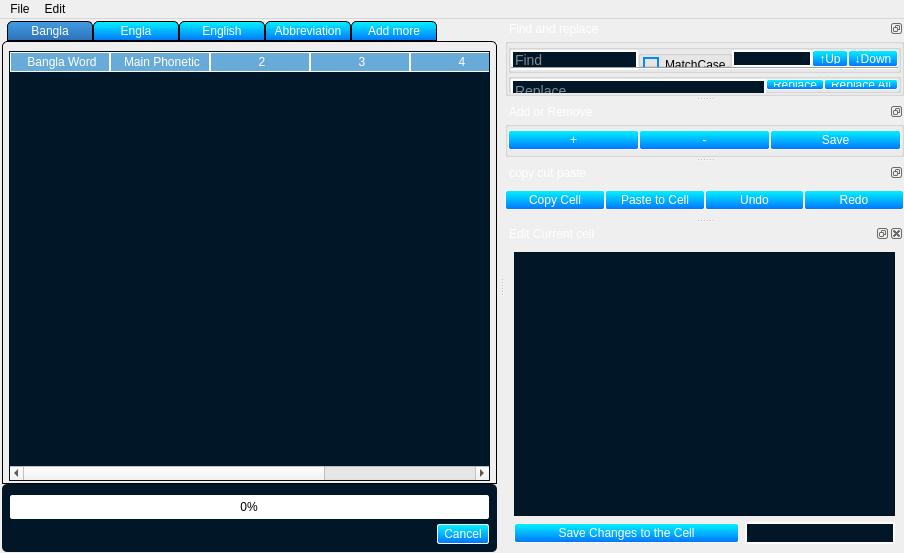
<?xml version="1.0" encoding="UTF-8"?>
<ui version="4.0">
 <class>MainWindow</class>
 <widget class="QMainWindow" name="MainWindow">
  <property name="geometry">
   <rect>
    <x>0</x>
    <y>0</y>
    <width>904</width>
    <height>553</height>
   </rect>
  </property>
  <property name="windowTitle">
   <string>Word manager</string>
  </property>
  <property name="styleSheet">
   <string notr="true">QPlainTextEdit{
	background-color: rgb(1, 22, 39);
	color: rgb(0, 255, 0);
	font: 57 14pt &quot;Hind Siliguri Medium&quot;;
}
QTabWidget::pane {
    border: 1px solid #000000;
    border-top-left-radius: 5px;
    border-top-right-radius: 5px;
}
QTabWidget::tab-bar {
    left: 5px;
}

QTabBar::tab {
	background-color:qlineargradient(spread:pad, x1:1, y1:0, x2:1, y2:1, stop:0 rgba(0, 244, 255, 255), stop:1 rgba(3, 115, 255, 255));
    border: 1px solid #000000;
    border-top-left-radius: 5px;
    border-top-right-radius: 5px;
    min-width: 80px;
    padding: 2px;
	color:white
}

QTabBar::tab:selected {
    background-color: QLinearGradient( x1: 0, y1: 0, x2: 0, y2: 1, stop: 0 #429de3, stop: 1 #2d70b8);
	color: rgb(255, 255, 255);
}

QTabBar::tab:hover {
	 background-color: qlineargradient(spread:pad, x1:0.505636, y1:0.221, x2:0.431818, y2:1, stop:0 rgba(89, 255, 255, 255), stop:1 rgba(60, 138, 255, 255));
color:black;
}
QLineEdit {
	background-color: rgb(1, 22, 39);    
    color: white;
    border: 2px solid white;
    font-size: 14px;
}
QLineEdit:focus {
    border: 2px solid #00bfff;
}
QLineEdit:hover {
	background-color: #000080;
}
QTableWidget {
    background-color: rgb(1, 22, 39);
    selection-background-color: #429de3;
	color:rgb(255, 255, 255);
	gridline-color:#00695C;
	font: 57 11pt &quot;Hind Siliguri Medium&quot;;
}
QTableWidget::item {
    color: white;
}
QTableWidget::item:hover {
    background-color: #6eb5d5;
    color: white;
}
QHeaderView::section {
	background-color: rgb(105, 171, 216);
    color: white;
    padding-left: 4px;
    border: 1px solid #ffffff;
}
QHeaderView::section:checked {
    background-color: #429de3;
    color: white;
}

QDockWidget {
	background-color: rgb(105, 171, 216);
    color: white;
    font-size: 12px;
    border: 2px solid white;
}

QScrollBar::handle:vertical { 
	background-color: rgb(0, 255, 0);
}

QScrollBar::handle:vertical:pressed {

  background: rgba(0, 0, 0, 0.8);
  border-radius: 6px;
}

QPushButton{
 padding-top:2px;
padding-bottom:2px;
 padding-left:6px;
padding-right:6px;
	font: 10pt &quot;MS Shell Dlg 2l&quot;;
background-color:qlineargradient(spread:pad, x1:1, y1:0, x2:1, y2:1, stop:0 rgba(0, 244, 255, 255), stop:1 rgba(3, 115, 255, 255));

border:1px solid rgb(253, 254, 254);
	color: rgb(255, 255, 255);
border-radius:2px;
}
QPushButton:hover{
color: qlineargradient(spread:pad, x1:0, y1:0, x2:1, y2:1, stop:0 rgba(63, 63, 63, 255), stop:1 rgba(33, 33, 33, 255));
 background-color: qlineargradient(spread:pad, x1:0.505636, y1:0.221, x2:0.431818, y2:1, stop:0 rgba(89, 255, 255, 255), stop:1 rgba(60, 138, 255, 255));

}
QPushButton:pressed{
background-color: qlineargradient(spread:pad, x1:0.767, y1:1, x2:1, y2:0, stop:0 rgba(0, 244, 255, 255), stop:1 rgba(3, 115, 255, 255));
}





</string>
  </property>
  <widget class="QWidget" name="centralwidget">
   <layout class="QGridLayout" name="gridLayout">
    <property name="leftMargin">
     <number>2</number>
    </property>
    <property name="topMargin">
     <number>2</number>
    </property>
    <property name="rightMargin">
     <number>2</number>
    </property>
    <property name="bottomMargin">
     <number>1</number>
    </property>
    <property name="horizontalSpacing">
     <number>4</number>
    </property>
    <property name="verticalSpacing">
     <number>0</number>
    </property>
    <item row="0" column="0">
     <widget class="QTabWidget" name="tabWidget">
      <property name="styleSheet">
       <string notr="true"/>
      </property>
      <property name="currentIndex">
       <number>0</number>
      </property>
      <widget class="QWidget" name="tab">
       <attribute name="title">
        <string>Bangla</string>
       </attribute>
       <layout class="QGridLayout" name="gridLayout_2">
        <property name="leftMargin">
         <number>6</number>
        </property>
        <property name="topMargin">
         <number>9</number>
        </property>
        <property name="rightMargin">
         <number>6</number>
        </property>
        <property name="bottomMargin">
         <number>2</number>
        </property>
        <property name="spacing">
         <number>2</number>
        </property>
        <item row="0" column="0" colspan="2">
         <widget class="QTableWidget" name="tableWidget">
          <property name="styleSheet">
           <string notr="true"/>
          </property>
          <column>
           <property name="text">
            <string>Bangla Word</string>
           </property>
          </column>
          <column>
           <property name="text">
            <string>Main Phonetic</string>
           </property>
          </column>
          <column>
           <property name="text">
            <string>2</string>
           </property>
          </column>
          <column>
           <property name="text">
            <string>3</string>
           </property>
          </column>
          <column>
           <property name="text">
            <string>4</string>
           </property>
          </column>
          <column>
           <property name="text">
            <string>ANSI</string>
           </property>
          </column>
         </widget>
        </item>
       </layout>
      </widget>
      <widget class="QWidget" name="tab_4">
       <attribute name="title">
        <string>Engla</string>
       </attribute>
       <layout class="QGridLayout" name="gridLayout_6">
        <item row="0" column="0">
         <widget class="QTableWidget" name="EnglaTableWidget">
          <column>
           <property name="text">
            <string>Engla Word</string>
           </property>
          </column>
          <column>
           <property name="text">
            <string>Main Word</string>
           </property>
          </column>
          <column>
           <property name="text">
            <string>Phonetic 2</string>
           </property>
          </column>
          <column>
           <property name="text">
            <string>Phonetic 3</string>
           </property>
          </column>
         </widget>
        </item>
       </layout>
      </widget>
      <widget class="QWidget" name="tab_2">
       <attribute name="title">
        <string>English</string>
       </attribute>
       <layout class="QGridLayout" name="gridLayout_3">
        <item row="0" column="0">
         <widget class="QTableWidget" name="EnglishTableWidget">
          <column>
           <property name="text">
            <string>Words</string>
           </property>
          </column>
          <column>
           <property name="text">
            <string>Abbreviation</string>
           </property>
          </column>
         </widget>
        </item>
       </layout>
      </widget>
      <widget class="QWidget" name="tab_3">
       <attribute name="title">
        <string>Abbreviation</string>
       </attribute>
       <layout class="QGridLayout" name="gridLayout_4">
        <item row="1" column="0" colspan="3">
         <widget class="QTableWidget" name="tableWidget_3">
          <column>
           <property name="text">
            <string>Abbreviations</string>
           </property>
          </column>
          <column>
           <property name="text">
            <string>Full Versions</string>
           </property>
          </column>
         </widget>
        </item>
       </layout>
      </widget>
      <widget class="QWidget" name="tab_5">
       <attribute name="title">
        <string>Add more</string>
       </attribute>
       <layout class="QGridLayout" name="gridLayout_10">
        <item row="0" column="0">
         <widget class="QFrame" name="frame">
          <property name="frameShape">
           <enum>QFrame::StyledPanel</enum>
          </property>
          <property name="frameShadow">
           <enum>QFrame::Raised</enum>
          </property>
          <layout class="QGridLayout" name="gridLayout_11">
           <item row="0" column="0">
            <widget class="QPlainTextEdit" name="plainTextEdit_2">
             <property name="styleSheet">
              <string notr="true">color: rgb(255, 255, 255);
font: 57 11pt &quot;Hind Siliguri Medium&quot;;</string>
             </property>
             <property name="plainText">
              <string/>
             </property>
             <property name="placeholderText">
              <string>paste multiple words or paragraphs here</string>
             </property>
            </widget>
           </item>
           <item row="1" column="0">
            <widget class="QPushButton" name="pushButton_3">
             <property name="text">
              <string>Detect New Words</string>
             </property>
            </widget>
           </item>
          </layout>
         </widget>
        </item>
       </layout>
      </widget>
     </widget>
    </item>
    <item row="1" column="0">
     <widget class="QGroupBox" name="ProgressGroupBox">
      <property name="styleSheet">
       <string notr="true">QGroupBox{
background-color: rgb(1, 22, 39);
border-radius:5px;
}
QPushButton{
 padding-top:2px;
padding-bottom:2px;
 padding-left:6px;
padding-right:6px;
	font: 10pt &quot;MS Shell Dlg 2l&quot;;
background-color:qlineargradient(spread:pad, x1:1, y1:0, x2:1, y2:1, stop:0 rgba(0, 244, 255, 255), stop:1 rgba(3, 115, 255, 255));

border:1px solid rgb(253, 254, 254);
	color: rgb(255, 255, 255);
border-radius:2px;
}
QPushButton:hover{
color: qlineargradient(spread:pad, x1:0, y1:0, x2:1, y2:1, stop:0 rgba(63, 63, 63, 255), stop:1 rgba(33, 33, 33, 255));
 background-color: qlineargradient(spread:pad, x1:0.505636, y1:0.221, x2:0.431818, y2:1, stop:0 rgba(89, 255, 255, 255), stop:1 rgba(60, 138, 255, 255));

}
QPushButton:pressed{
background-color: qlineargradient(spread:pad, x1:0.767, y1:1, x2:1, y2:0, stop:0 rgba(0, 244, 255, 255), stop:1 rgba(3, 115, 255, 255));
}</string>
      </property>
      <property name="title">
       <string/>
      </property>
      <layout class="QGridLayout" name="gridLayout_9">
       <property name="leftMargin">
        <number>5</number>
       </property>
       <property name="topMargin">
        <number>5</number>
       </property>
       <property name="rightMargin">
        <number>5</number>
       </property>
       <property name="bottomMargin">
        <number>5</number>
       </property>
       <property name="spacing">
        <number>5</number>
       </property>
       <item row="1" column="2">
        <widget class="QPushButton" name="CancelPushButton">
         <property name="enabled">
          <bool>false</bool>
         </property>
         <property name="text">
          <string>Cancel</string>
         </property>
        </widget>
       </item>
       <item row="1" column="1">
        <spacer name="horizontalSpacer">
         <property name="orientation">
          <enum>Qt::Horizontal</enum>
         </property>
         <property name="sizeHint" stdset="0">
          <size>
           <width>40</width>
           <height>20</height>
          </size>
         </property>
        </spacer>
       </item>
       <item row="1" column="0">
        <widget class="QLabel" name="Progresslabel">
         <property name="styleSheet">
          <string notr="true">color: rgb(255, 255, 255);
font: 57 9pt &quot;Hind Siliguri Medium&quot;, &quot;Kalpurush&quot;;
</string>
         </property>
         <property name="text">
          <string/>
         </property>
        </widget>
       </item>
       <item row="0" column="0" colspan="3">
        <widget class="QProgressBar" name="progressBar">
         <property name="styleSheet">
          <string notr="true">QProgressBar{
	border:1px solid white;
	border-radius: 2px;
	color: Black;
}
QProgressBar::chunk {
	background-color: qlineargradient(spread:pad, x1:0, y1:0, x2:0, y2:1, stop:0 rgba(0, 242, 255, 255), stop:1 rgba(27, 126, 255, 255));
	border-radius :6px;
}
</string>
         </property>
         <property name="value">
          <number>0</number>
         </property>
         <property name="alignment">
          <set>Qt::AlignCenter</set>
         </property>
        </widget>
       </item>
      </layout>
     </widget>
    </item>
   </layout>
  </widget>
  <widget class="QMenuBar" name="menuBar">
   <property name="geometry">
    <rect>
     <x>0</x>
     <y>0</y>
     <width>904</width>
     <height>21</height>
    </rect>
   </property>
   <widget class="QMenu" name="menuFile">
    <property name="title">
     <string>File</string>
    </property>
    <addaction name="actionOpen"/>
    <addaction name="actionAdd_Words_from_file"/>
    <addaction name="actionSave"/>
    <addaction name="actionSave_as"/>
   </widget>
   <widget class="QMenu" name="menuEdit">
    <property name="title">
     <string>Edit</string>
    </property>
    <addaction name="actionUndo"/>
    <addaction name="actionRedo"/>
    <addaction name="actionAdd"/>
    <addaction name="actionRemove"/>
    <addaction name="actionShowTextEditor"/>
    <addaction name="actionClear_Undo_List"/>
    <addaction name="actionTestBanglishAlgo"/>
   </widget>
   <addaction name="menuFile"/>
   <addaction name="menuEdit"/>
  </widget>
  <widget class="QDockWidget" name="dockWidget">
   <property name="minimumSize">
    <size>
     <width>304</width>
     <height>72</height>
    </size>
   </property>
   <property name="maximumSize">
    <size>
     <width>524287</width>
     <height>77</height>
    </size>
   </property>
   <property name="features">
    <set>QDockWidget::DockWidgetFloatable|QDockWidget::DockWidgetMovable</set>
   </property>
   <property name="windowTitle">
    <string>Find and replace</string>
   </property>
   <attribute name="dockWidgetArea">
    <number>2</number>
   </attribute>
   <widget class="QWidget" name="dockWidgetContents">
    <layout class="QVBoxLayout" name="verticalLayout_2">
     <property name="leftMargin">
      <number>0</number>
     </property>
     <property name="topMargin">
      <number>0</number>
     </property>
     <property name="rightMargin">
      <number>0</number>
     </property>
     <property name="bottomMargin">
      <number>0</number>
     </property>
     <item>
      <widget class="QGroupBox" name="groupBox_2">
       <property name="maximumSize">
        <size>
         <width>16777215</width>
         <height>1000</height>
        </size>
       </property>
       <property name="title">
        <string/>
       </property>
       <layout class="QGridLayout" name="gridLayout_7">
        <property name="leftMargin">
         <number>0</number>
        </property>
        <property name="topMargin">
         <number>0</number>
        </property>
        <property name="rightMargin">
         <number>0</number>
        </property>
        <property name="bottomMargin">
         <number>0</number>
        </property>
        <property name="spacing">
         <number>0</number>
        </property>
        <item row="0" column="0">
         <widget class="QGroupBox" name="groupBox">
          <property name="maximumSize">
           <size>
            <width>16777215</width>
            <height>200</height>
           </size>
          </property>
          <property name="title">
           <string/>
          </property>
          <layout class="QGridLayout" name="gridLayout_5">
           <property name="leftMargin">
            <number>0</number>
           </property>
           <property name="topMargin">
            <number>0</number>
           </property>
           <property name="rightMargin">
            <number>0</number>
           </property>
           <property name="bottomMargin">
            <number>0</number>
           </property>
           <property name="spacing">
            <number>0</number>
           </property>
           <item row="0" column="1">
            <widget class="QGroupBox" name="groupBox_4">
             <property name="minimumSize">
              <size>
               <width>85</width>
               <height>0</height>
              </size>
             </property>
             <property name="title">
              <string/>
             </property>
             <layout class="QVBoxLayout" name="verticalLayout_3">
              <property name="spacing">
               <number>0</number>
              </property>
              <property name="leftMargin">
               <number>2</number>
              </property>
              <property name="topMargin">
               <number>0</number>
              </property>
              <property name="rightMargin">
               <number>2</number>
              </property>
              <property name="bottomMargin">
               <number>0</number>
              </property>
              <item>
               <widget class="QCheckBox" name="MatchCaseCheckBox">
                <property name="minimumSize">
                 <size>
                  <width>0</width>
                  <height>18</height>
                 </size>
                </property>
                <property name="styleSheet">
                 <string notr="true">QCheckBox {
 background: transparent;
}

QCheckBox:disabled {
  background-color: #d3d3d3;
  border: 1px solid #808080;
  color: #808080;
}

QCheckBox::indicator {
  width: 12px;
  height: 12px;
	border: 2px solid rgb(2, 139, 255);
}

QCheckBox::indicator:unchecked {
  image: url(:/images/unchecked.png);
}

QCheckBox::indicator:unchecked:hover {
  image: url(:/images/unchecked_hover.png);
	background-color: rgb(0, 227, 255);
	 width: 14px;
  height: 14px;
}

QCheckBox::indicator:checked {
border: 2px solid green;
 image: url(Tic_seign.png);
}

QCheckBox::indicator:checked:hover {
  image: url(Tic_seign.png);
 width: 14px;
  height: 14px;
}
</string>
                </property>
                <property name="text">
                 <string>MatchCase</string>
                </property>
               </widget>
              </item>
             </layout>
            </widget>
           </item>
           <item row="0" column="0">
            <widget class="QLineEdit" name="lineEdit">
             <property name="minimumSize">
              <size>
               <width>0</width>
               <height>20</height>
              </size>
             </property>
             <property name="styleSheet">
              <string notr="true"/>
             </property>
             <property name="placeholderText">
              <string>Find</string>
             </property>
            </widget>
           </item>
           <item row="0" column="2">
            <widget class="QLineEdit" name="MatchedNumberLineEdit">
             <property name="maximumSize">
              <size>
               <width>80</width>
               <height>16777215</height>
              </size>
             </property>
            </widget>
           </item>
           <item row="0" column="4">
            <widget class="QPushButton" name="DownPushButton">
             <property name="maximumSize">
              <size>
               <width>50</width>
               <height>16777215</height>
              </size>
             </property>
             <property name="text">
              <string>↓Down</string>
             </property>
            </widget>
           </item>
           <item row="0" column="3">
            <widget class="QPushButton" name="UpPushButton">
             <property name="maximumSize">
              <size>
               <width>50</width>
               <height>16777215</height>
              </size>
             </property>
             <property name="text">
              <string>↑Up</string>
             </property>
            </widget>
           </item>
           <item row="1" column="0" colspan="5">
            <widget class="Line" name="line_2">
             <property name="orientation">
              <enum>Qt::Horizontal</enum>
             </property>
            </widget>
           </item>
          </layout>
         </widget>
        </item>
        <item row="0" column="1">
         <widget class="Line" name="line">
          <property name="orientation">
           <enum>Qt::Horizontal</enum>
          </property>
         </widget>
        </item>
        <item row="1" column="0">
         <widget class="QGroupBox" name="groupBox_5">
          <property name="minimumSize">
           <size>
            <width>0</width>
            <height>20</height>
           </size>
          </property>
          <property name="title">
           <string/>
          </property>
          <layout class="QHBoxLayout" name="horizontalLayout_3">
           <property name="spacing">
            <number>0</number>
           </property>
           <property name="leftMargin">
            <number>0</number>
           </property>
           <property name="topMargin">
            <number>0</number>
           </property>
           <property name="rightMargin">
            <number>0</number>
           </property>
           <property name="bottomMargin">
            <number>0</number>
           </property>
           <item>
            <widget class="QLineEdit" name="lineEdit_2">
             <property name="minimumSize">
              <size>
               <width>0</width>
               <height>23</height>
              </size>
             </property>
             <property name="styleSheet">
              <string notr="true"/>
             </property>
             <property name="placeholderText">
              <string>Replace</string>
             </property>
            </widget>
           </item>
           <item>
            <widget class="QPushButton" name="pushButton">
             <property name="text">
              <string>Replace</string>
             </property>
            </widget>
           </item>
           <item>
            <widget class="QPushButton" name="pushButton_2">
             <property name="text">
              <string>Replace All</string>
             </property>
            </widget>
           </item>
          </layout>
         </widget>
        </item>
       </layout>
      </widget>
     </item>
    </layout>
   </widget>
  </widget>
  <widget class="QDockWidget" name="dockWidget_6">
   <property name="minimumSize">
    <size>
     <width>200</width>
     <height>52</height>
    </size>
   </property>
   <property name="maximumSize">
    <size>
     <width>524287</width>
     <height>55</height>
    </size>
   </property>
   <property name="features">
    <set>QDockWidget::DockWidgetFloatable|QDockWidget::DockWidgetMovable</set>
   </property>
   <property name="windowTitle">
    <string>Add or Remove </string>
   </property>
   <attribute name="dockWidgetArea">
    <number>2</number>
   </attribute>
   <widget class="QWidget" name="dockWidgetContents_6">
    <layout class="QVBoxLayout" name="verticalLayout">
     <property name="spacing">
      <number>0</number>
     </property>
     <property name="leftMargin">
      <number>0</number>
     </property>
     <property name="topMargin">
      <number>0</number>
     </property>
     <property name="rightMargin">
      <number>0</number>
     </property>
     <property name="bottomMargin">
      <number>0</number>
     </property>
     <item>
      <widget class="QGroupBox" name="groupBox_3">
       <property name="title">
        <string/>
       </property>
       <layout class="QHBoxLayout" name="horizontalLayout">
        <property name="spacing">
         <number>0</number>
        </property>
        <property name="leftMargin">
         <number>0</number>
        </property>
        <property name="topMargin">
         <number>0</number>
        </property>
        <property name="rightMargin">
         <number>0</number>
        </property>
        <property name="bottomMargin">
         <number>0</number>
        </property>
        <item>
         <widget class="QPushButton" name="AddPushButton">
          <property name="text">
           <string>+</string>
          </property>
         </widget>
        </item>
        <item>
         <widget class="QPushButton" name="RemovePushButton">
          <property name="styleSheet">
           <string notr="true"/>
          </property>
          <property name="text">
           <string>-</string>
          </property>
         </widget>
        </item>
        <item>
         <widget class="QPushButton" name="SavePushButton">
          <property name="styleSheet">
           <string notr="true"/>
          </property>
          <property name="text">
           <string>Save</string>
          </property>
         </widget>
        </item>
       </layout>
      </widget>
     </item>
    </layout>
   </widget>
  </widget>
  <widget class="QDockWidget" name="dockWidget_8">
   <property name="minimumSize">
    <size>
     <width>296</width>
     <height>55</height>
    </size>
   </property>
   <property name="maximumSize">
    <size>
     <width>524287</width>
     <height>55</height>
    </size>
   </property>
   <property name="styleSheet">
    <string notr="true"/>
   </property>
   <property name="features">
    <set>QDockWidget::DockWidgetFloatable|QDockWidget::DockWidgetMovable</set>
   </property>
   <property name="windowTitle">
    <string>copy cut paste</string>
   </property>
   <attribute name="dockWidgetArea">
    <number>2</number>
   </attribute>
   <widget class="QWidget" name="dockWidgetContents_8">
    <layout class="QHBoxLayout" name="horizontalLayout_2">
     <property name="spacing">
      <number>0</number>
     </property>
     <property name="leftMargin">
      <number>0</number>
     </property>
     <property name="topMargin">
      <number>0</number>
     </property>
     <property name="rightMargin">
      <number>0</number>
     </property>
     <property name="bottomMargin">
      <number>0</number>
     </property>
     <item>
      <widget class="QPushButton" name="CopyPushButton">
       <property name="styleSheet">
        <string notr="true"/>
       </property>
       <property name="text">
        <string>Copy Cell</string>
       </property>
      </widget>
     </item>
     <item>
      <widget class="QPushButton" name="PastePushButton">
       <property name="styleSheet">
        <string notr="true"/>
       </property>
       <property name="text">
        <string>Paste to Cell</string>
       </property>
      </widget>
     </item>
     <item>
      <widget class="QPushButton" name="UndoPushButton">
       <property name="text">
        <string>Undo</string>
       </property>
      </widget>
     </item>
     <item>
      <widget class="QPushButton" name="RedoPushButton">
       <property name="text">
        <string>Redo</string>
       </property>
      </widget>
     </item>
    </layout>
   </widget>
  </widget>
  <widget class="QDockWidget" name="dockWidget_2">
   <property name="windowTitle">
    <string notr="true">Edit Current cell</string>
   </property>
   <attribute name="dockWidgetArea">
    <number>2</number>
   </attribute>
   <widget class="QWidget" name="dockWidgetContents_2">
    <layout class="QGridLayout" name="gridLayout_8">
     <item row="1" column="0">
      <widget class="QPushButton" name="SaveChangesPushButton">
       <property name="text">
        <string>Save Changes to the Cell</string>
       </property>
      </widget>
     </item>
     <item row="1" column="1">
      <widget class="QLineEdit" name="RowColumnLineEdit">
       <property name="maximumSize">
        <size>
         <width>150</width>
         <height>16777215</height>
        </size>
       </property>
       <property name="readOnly">
        <bool>true</bool>
       </property>
      </widget>
     </item>
     <item row="0" column="0" colspan="2">
      <widget class="QPlainTextEdit" name="plainTextEdit">
       <property name="styleSheet">
        <string notr="true">QPlainTextEdit{
	background-color: rgb(1, 22, 39);
	color: rgb(0, 255, 0);
	font: 57 14pt &quot;Hind Siliguri Medium&quot;;
}</string>
       </property>
       <property name="plainText">
        <string/>
       </property>
      </widget>
     </item>
    </layout>
   </widget>
  </widget>
  <action name="actionOpen">
   <property name="text">
    <string>Open</string>
   </property>
  </action>
  <action name="actionUndo">
   <property name="text">
    <string>Undo</string>
   </property>
   <property name="shortcut">
    <string>Ctrl+Z</string>
   </property>
  </action>
  <action name="actionRedo">
   <property name="text">
    <string>Redo</string>
   </property>
   <property name="shortcut">
    <string>Ctrl+Y</string>
   </property>
  </action>
  <action name="actionAdd">
   <property name="text">
    <string>Add</string>
   </property>
  </action>
  <action name="actionRemove">
   <property name="text">
    <string>Remove</string>
   </property>
  </action>
  <action name="actionSave">
   <property name="text">
    <string>Save</string>
   </property>
  </action>
  <action name="actionSave_as">
   <property name="text">
    <string>Save as</string>
   </property>
  </action>
  <action name="actionShowTextEditor">
   <property name="text">
    <string>Text Editor</string>
   </property>
  </action>
  <action name="actionAdd_Words_from_file">
   <property name="text">
    <string>Add Words from file</string>
   </property>
  </action>
  <action name="actionReload">
   <property name="text">
    <string>Reload</string>
   </property>
  </action>
  <action name="actionClear_Undo_List">
   <property name="text">
    <string>Clear Undo List</string>
   </property>
  </action>
  <action name="actionGetUniqueTable">
   <property name="text">
    <string>GetUniqueTable</string>
   </property>
  </action>
  <action name="actionTestBanglishAlgo">
   <property name="text">
    <string>TestBanglishAlgo</string>
   </property>
  </action>
 </widget>
 <resources/>
 <connections/>
</ui>
